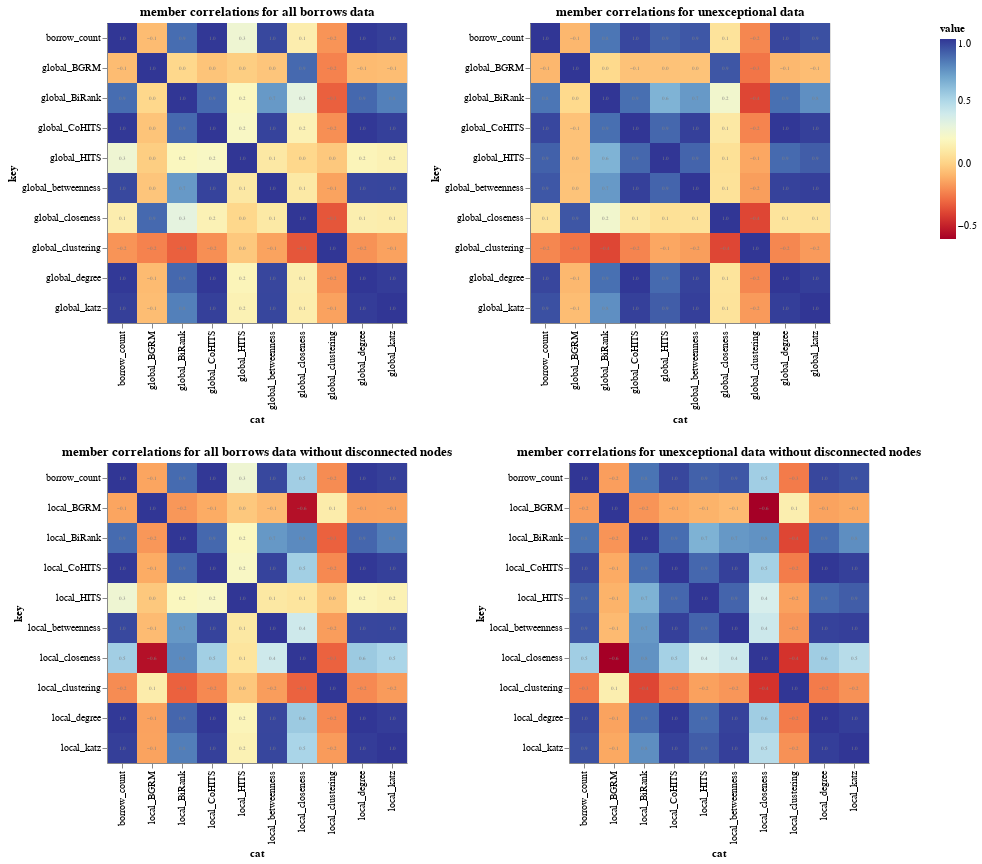

Notebook code for this chart:
### Code cell
global_members_borrows = all_borrows_members[all_borrows_members.columns[~all_borrows_members.columns.isin(local_cols)]]
unexceptional_global_members_borrows = unexceptional_borrows_members[
    unexceptional_borrows_members.columns[~unexceptional_borrows_members.columns.isin(local_cols)]]
all_borrows_corr_members_chart = generate_corr_chart(
    global_members_borrows, 'member correlations for all borrows data')
unexceptional_corr_members_chart = generate_corr_chart(
    unexceptional_global_members_borrows, 'member correlations for unexceptional data')

local_members_borrows = all_borrows_members[(
    all_borrows_members.columns[~all_borrows_members.columns.isin(global_cols)])]
unexceptional_local_members_borrows = unexceptional_borrows_members[(
    unexceptional_borrows_members.columns[~unexceptional_borrows_members.columns.isin(global_cols)])]
all_borrows_corr_members_chart_subset = generate_corr_chart(
    local_members_borrows[(local_members_borrows.component == 0)], 'member correlations for all borrows data without disconnected nodes')
unexceptional_corr_members_chart_subset = generate_corr_chart(
    unexceptional_local_members_borrows[(unexceptional_local_members_borrows.component == 0)], 'member correlations for unexceptional data without disconnected nodes')

alt.vconcat(
    alt.hconcat(*[all_borrows_corr_members_chart, unexceptional_corr_members_chart]),
    alt.hconcat(*[all_borrows_corr_members_chart_subset, unexceptional_corr_members_chart_subset])
)

### Figure 1 — Vega-Lite specification as saved in the notebook (floating-point values rounded to 4 significant figures)
{"config": {"view": {"continuousWidth": 400, "continuousHeight": 300}}, "vconcat": [{"hconcat": [{"layer": [{"mark": "rect", "encoding": {"color": {"type": "quantitative", "field": "value", "scale": {"scheme": "redyellowblue"}}, "x": {"type": "nominal", "field": "cat"}, "y": {"type": "nominal", "field": "key"}}, "height": 300, "title": "member correlations for all borrows data", "transform": [{"fold": ["global_degree", "global_clustering", "global_closeness", "global_betweenness", "global_katz", "global_HITS", "global_CoHITS", "global_BiRank", "global_BGRM", "borrow_count"]}], "width": 300}, {"mark": {"type": "text", "color": "grey", "size": 5}, "encoding": {"text": {"type": "quantitative", "field": "value", "format": "0.1f"}, "x": {"type": "nominal", "field": "cat"}, "y": {"type": "nominal", "field": "key"}}, "height": 300, "title": "member correlations for all borrows data", "transform": [{"fold": ["global_degree", "global_clustering", "global_closeness", "global_betweenness", "global_katz", "global_HITS", "global_CoHITS", "global_BiRank", "global_BGRM", "borrow_count"]}], "width": 300}], "data": {"name": "data-b8d1ba7054c8ff7631186181615daac8"}}, {"layer": [{"mark": "rect", "encoding": {"color": {"type": "quantitative", "field": "value", "scale": {"scheme": "redyellowblue"}}, "x": {"type": "nominal", "field": "cat"}, "y": {"type": "nominal", "field": "key"}}, "height": 300, "title": "member correlations for unexceptional data", "transform": [{"fold": ["global_degree", "global_clustering", "global_closeness", "global_betweenness", "global_katz", "global_HITS", "global_CoHITS", "global_BiRank", "global_BGRM", "borrow_count"]}], "width": 300}, {"mark": {"type": "text", "color": "grey", "size": 5}, "encoding": {"text": {"type": "quantitative", "field": "value", "format": "0.1f"}, "x": {"type": "nominal", "field": "cat"}, "y": {"type": "nominal", "field": "key"}}, "height": 300, "title": "member correlations for unexceptional data", "transform": [{"fold": ["global_degree", "global_clustering", "global_closeness", "global_betweenness", "global_katz", "global_HITS", "global_CoHITS", "global_BiRank", "global_BGRM", "borrow_count"]}], "width": 300}], "data": {"name": "data-140f8694e381b82c4ac507a57650addf"}}]}, {"hconcat": [{"layer": [{"mark": "rect", "encoding": {"color": {"type": "quantitative", "field": "value", "scale": {"scheme": "redyellowblue"}}, "x": {"type": "nominal", "field": "cat"}, "y": {"type": "nominal", "field": "key"}}, "height": 300, "title": "member correlations for all borrows data without disconnected nodes", "transform": [{"fold": ["local_degree", "local_clustering", "local_closeness", "local_betweenness", "local_katz", "local_HITS", "local_CoHITS", "local_BiRank", "local_BGRM", "borrow_count"]}], "width": 300}, {"mark": {"type": "text", "color": "grey", "size": 5}, "encoding": {"text": {"type": "quantitative", "field": "value", "format": "0.1f"}, "x": {"type": "nominal", "field": "cat"}, "y": {"type": "nominal", "field": "key"}}, "height": 300, "title": "member correlations for all borrows data without disconnected nodes", "transform": [{"fold": ["local_degree", "local_clustering", "local_closeness", "local_betweenness", "local_katz", "local_HITS", "local_CoHITS", "local_BiRank", "local_BGRM", "borrow_count"]}], "width": 300}], "data": {"name": "data-6e1a92c06bdb78705737701349e75b59"}}, {"layer": [{"mark": "rect", "encoding": {"color": {"type": "quantitative", "field": "value", "scale": {"scheme": "redyellowblue"}}, "x": {"type": "nominal", "field": "cat"}, "y": {"type": "nominal", "field": "key"}}, "height": 300, "title": "member correlations for unexceptional data without disconnected nodes", "transform": [{"fold": ["local_degree", "local_clustering", "local_closeness", "local_betweenness", "local_katz", "local_HITS", "local_CoHITS", "local_BiRank", "local_BGRM", "borrow_count"]}], "width": 300}, {"mark": {"type": "text", "color": "grey", "size": 5}, "encoding": {"text": {"type": "quantitative", "field": "value", "format": "0.1f"}, "x": {"type": "nominal", "field": "cat"}, "y": {"type": "nominal", "field": "key"}}, "height": 300, "title": "member correlations for unexceptional data without disconnected nodes", "transform": [{"fold": ["local_degree", "local_clustering", "local_closeness", "local_betweenness", "local_katz", "local_HITS", "local_CoHITS", "local_BiRank", "local_BGRM", "borrow_count"]}], "width": 300}], "data": {"name": "data-b2dd783681ef9b9385f2bb793901a6fb"}}]}], "$schema": "https://vega.github.io/schema/vega-lite/v4.8.1.json", "datasets": {"data-b8d1ba7054c8ff7631186181615daac8": [{"global_degree": 1.0, "global_clustering": -0.19, "global_closeness": 0.1382, "global_betweenness": 0.9575, "global_katz": 0.9832, "global_HITS": 0.1715, "global_CoHITS": 0.9956, "global_BiRank": 0.8695, "global_BGRM": -0.07462, "borrow_count": 0.9914, "cat": "global_degree"}, {"global_degree": -0.19, "global_clustering": 1.0, "global_closeness": -0.3481, "global_betweenness": -0.147, "global_katz": -0.1481, "global_HITS": -0.0307, "global_CoHITS": -0.1989, "global_BiRank": -0.3204, "global_BGRM": -0.2306, "borrow_count": -0.1843, "cat": "global_clustering"}, {"global_degree": 0.1382, "global_clustering": -0.3481, "global_closeness": 1.0, "global_betweenness": 0.1069, "global_katz": 0.1305, "global_HITS": 0.02132, "global_CoHITS": 0.1578, "global_BiRank": 0.3107, "global_BGRM": 0.8674, "borrow_count": 0.1351, "cat": "global_closeness"}, {"global_degree": 0.9575, "global_clustering": -0.147, "global_closeness": 0.1069, "global_betweenness": 1.0, "global_katz": 0.9583, "global_HITS": 0.1015, "global_CoHITS": 0.9653, "global_BiRank": 0.7313, "global_BGRM": -0.0407, "borrow_count": 0.9535, "cat": "global_betweenness"}, {"global_degree": 0.9832, "global_clustering": -0.1481, "global_closeness": 0.1305, "global_betweenness": 0.9583, "global_katz": 1.0, "global_HITS": 0.1565, "global_CoHITS": 0.9749, "global_BiRank": 0.8056, "global_BGRM": -0.06711, "borrow_count": 0.9771, "cat": "global_katz"}, {"global_degree": 0.1715, "global_clustering": -0.0307, "global_closeness": 0.02132, "global_betweenness": 0.1015, "global_katz": 0.1565, "global_HITS": 1.0, "global_CoHITS": 0.2097, "global_BiRank": 0.191, "global_BGRM": -0.01197, "borrow_count": 0.2617, "cat": "global_HITS"}, {"global_degree": 0.9956, "global_clustering": -0.1989, "global_closeness": 0.1578, "global_betweenness": 0.9653, "global_katz": 0.9749, "global_HITS": 0.2097, "global_CoHITS": 1.0, "global_BiRank": 0.8674, "global_BGRM": -0.04545, "borrow_count": 0.9944, "cat": "global_CoHITS"}, {"global_degree": 0.8695, "global_clustering": -0.3204, "global_closeness": 0.3107, "global_betweenness": 0.7313, "global_katz": 0.8056, "global_HITS": 0.191, "global_CoHITS": 0.8674, "global_BiRank": 1.0, "global_BGRM": 0.02207, "borrow_count": 0.8573, "cat": "global_BiRank"}, {"global_degree": -0.07462, "global_clustering": -0.2306, "global_closeness": 0.8674, "global_betweenness": -0.0407, "global_katz": -0.06711, "global_HITS": -0.01197, "global_CoHITS": -0.04545, "global_BiRank": 0.02207, "global_BGRM": 1.0, "borrow_count": -0.07098, "cat": "global_BGRM"}, {"global_degree": 0.9914, "global_clustering": -0.1843, "global_closeness": 0.1351, "global_betweenness": 0.9535, "global_katz": 0.9771, "global_HITS": 0.2617, "global_CoHITS": 0.9944, "global_BiRank": 0.8573, "global_BGRM": -0.07098, "borrow_count": 1.0, "cat": "borrow_count"}], "data-140f8694e381b82c4ac507a57650addf": [{"global_degree": 1.0, "global_clustering": -0.2185, "global_closeness": 0.07665, "global_betweenness": 0.9687, "global_katz": 0.9784, "global_HITS": 0.8653, "global_CoHITS": 0.9972, "global_BiRank": 0.8505, "global_BGRM": -0.08391, "borrow_count": 0.9575, "cat": "global_degree"}, {"global_degree": -0.2185, "global_clustering": 1.0, "global_closeness": -0.3891, "global_betweenness": -0.1597, "global_katz": -0.1685, "global_HITS": -0.1346, "global_CoHITS": -0.2263, "global_BiRank": -0.3889, "global_BGRM": -0.2641, "borrow_count": -0.2193, "cat": "global_clustering"}, {"global_degree": 0.07665, "global_clustering": -0.3891, "global_closeness": 1.0, "global_betweenness": 0.06707, "global_katz": 0.07325, "global_HITS": 0.05972, "global_CoHITS": 0.1026, "global_BiRank": 0.2442, "global_BGRM": 0.9178, "borrow_count": 0.07384, "cat": "global_closeness"}, {"global_degree": 0.9687, "global_clustering": -0.1597, "global_closeness": 0.06707, "global_betweenness": 1.0, "global_katz": 0.9767, "global_HITS": 0.881, "global_CoHITS": 0.9749, "global_BiRank": 0.7312, "global_BGRM": -0.04762, "borrow_count": 0.9141, "cat": "global_betweenness"}, {"global_degree": 0.9784, "global_clustering": -0.1685, "global_closeness": 0.07325, "global_betweenness": 0.9767, "global_katz": 1.0, "global_HITS": 0.8994, "global_CoHITS": 0.9733, "global_BiRank": 0.7599, "global_BGRM": -0.06738, "borrow_count": 0.933, "cat": "global_katz"}, {"global_degree": 0.8653, "global_clustering": -0.1346, "global_closeness": 0.05972, "global_betweenness": 0.881, "global_katz": 0.8994, "global_HITS": 1.0, "global_CoHITS": 0.8733, "global_BiRank": 0.6485, "global_BGRM": -0.04975, "borrow_count": 0.8888, "cat": "global_HITS"}, {"global_degree": 0.9972, "global_clustering": -0.2263, "global_closeness": 0.1026, "global_betweenness": 0.9749, "global_katz": 0.9733, "global_HITS": 0.8733, "global_CoHITS": 1.0, "global_BiRank": 0.8538, "global_BGRM": -0.05136, "borrow_count": 0.9559, "cat": "global_CoHITS"}, {"global_degree": 0.8505, "global_clustering": -0.3889, "global_closeness": 0.2442, "global_betweenness": 0.7312, "global_katz": 0.7599, "global_HITS": 0.6485, "global_CoHITS": 0.8538, "global_BiRank": 1.0, "global_BGRM": 0.02715, "borrow_count": 0.8338, "cat": "global_BiRank"}, {"global_degree": -0.08391, "global_clustering": -0.2641, "global_closeness": 0.9178, "global_betweenness": -0.04762, "global_katz": -0.06738, "global_HITS": -0.04975, "global_CoHITS": -0.05136, "global_BiRank": 0.02715, "global_BGRM": 1.0, "borrow_count": -0.08774, "cat": "global_BGRM"}, {"global_degree": 0.9575, "global_clustering": -0.2193, "global_closeness": 0.07384, "global_betweenness": 0.9141, "global_katz": 0.933, "global_HITS": 0.8888, "global_CoHITS": 0.9559, "global_BiRank": 0.8338, "global_BGRM": -0.08774, "borrow_count": 1.0, "cat": "borrow_count"}], "data-6e1a92c06bdb78705737701349e75b59": [{"local_degree": 1.0, "local_clustering": -0.2122, "local_closeness": 0.5646, "local_betweenness": 0.9577, "local_katz": 0.9832, "local_HITS": 0.1714, "local_CoHITS": 0.996, "local_BiRank": 0.8749, "local_BGRM": -0.1477, "borrow_count": 0.9914, "cat": "local_degree"}, {"local_degree": -0.2122, "local_clustering": 1.0, "local_closeness": -0.314, "local_betweenness": -0.1609, "local_katz": -0.1666, "local_HITS": -0.03386, "local_CoHITS": -0.2137, "local_BiRank": -0.3182, "local_BGRM": 0.1251, "borrow_count": -0.2054, "cat": "local_clustering"}, {"local_degree": 0.5646, "local_clustering": -0.314, "local_closeness": 1.0, "local_betweenness": 0.405, "local_katz": 0.5208, "local_HITS": 0.08427, "local_CoHITS": 0.5462, "local_BiRank": 0.7762, "local_BGRM": -0.5527, "borrow_count": 0.5468, "cat": "local_closeness"}, {"local_degree": 0.9577, "local_clustering": -0.1609, "local_closeness": 0.405, "local_betweenness": 1.0, "local_katz": 0.9584, "local_HITS": 0.1013, "local_CoHITS": 0.9653, "local_BiRank": 0.7342, "local_BGRM": -0.07229, "borrow_count": 0.9537, "cat": "local_betweenness"}, {"local_degree": 0.9832, "local_clustering": -0.1666, "local_closeness": 0.5208, "local_betweenness": 0.9584, "local_katz": 1.0, "local_HITS": 0.1563, "local_CoHITS": 0.9751, "local_BiRank": 0.8101, "local_BGRM": -0.1465, "borrow_count": 0.977, "cat": "local_katz"}, {"local_degree": 0.1714, "local_clustering": -0.03386, "local_closeness": 0.08427, "local_betweenness": 0.1013, "local_katz": 0.1563, "local_HITS": 1.0, "local_CoHITS": 0.2096, "local_BiRank": 0.1917, "local_BGRM": -0.03231, "borrow_count": 0.2616, "cat": "local_HITS"}, {"local_degree": 0.996, "local_clustering": -0.2137, "local_closeness": 0.5462, "local_betweenness": 0.9653, "local_katz": 0.9751, "local_HITS": 0.2096, "local_CoHITS": 1.0, "local_BiRank": 0.8704, "local_BGRM": -0.1238, "borrow_count": 0.9947, "cat": "local_CoHITS"}, {"local_degree": 0.8749, "local_clustering": -0.3182, "local_closeness": 0.7762, "local_betweenness": 0.7342, "local_katz": 0.8101, "local_HITS": 0.1917, "local_CoHITS": 0.8704, "local_BiRank": 1.0, "local_BGRM": -0.1768, "borrow_count": 0.8623, "cat": "local_BiRank"}, {"local_degree": -0.1477, "local_clustering": 0.1251, "local_closeness": -0.5527, "local_betweenness": -0.07229, "local_katz": -0.1465, "local_HITS": -0.03231, "local_CoHITS": -0.1238, "local_BiRank": -0.1768, "local_BGRM": 1.0, "borrow_count": -0.1421, "cat": "local_BGRM"}, {"local_degree": 0.9914, "local_clustering": -0.2054, "local_closeness": 0.5468, "local_betweenness": 0.9537, "local_katz": 0.977, "local_HITS": 0.2616, "local_CoHITS": 0.9947, "local_BiRank": 0.8623, "local_BGRM": -0.1421, "borrow_count": 1.0, "cat": "borrow_count"}], "data-b2dd783681ef9b9385f2bb793901a6fb": [{"local_degree": 1.0, "local_clustering": -0.2488, "local_closeness": 0.5509, "local_betweenness": 0.969, "local_katz": 0.9785, "local_HITS": 0.8654, "local_CoHITS": 0.9976, "local_BiRank": 0.857, "local_BGRM": -0.1469, "borrow_count": 0.9573, "cat": "local_degree"}, {"local_degree": -0.2488, "local_clustering": 1.0, "local_closeness": -0.443, "local_betweenness": -0.1787, "local_katz": -0.1917, "local_HITS": -0.1521, "local_CoHITS": -0.2474, "local_BiRank": -0.3902, "local_BGRM": 0.1389, "borrow_count": -0.2504, "cat": "local_clustering"}, {"local_degree": 0.5509, "local_clustering": -0.443, "local_closeness": 1.0, "local_betweenness": 0.4094, "local_katz": 0.4807, "local_HITS": 0.3752, "local_CoHITS": 0.5364, "local_BiRank": 0.752, "local_BGRM": -0.604, "borrow_count": 0.5488, "cat": "local_closeness"}, {"local_degree": 0.969, "local_clustering": -0.1787, "local_closeness": 0.4094, "local_betweenness": 1.0, "local_katz": 0.9767, "local_HITS": 0.8809, "local_CoHITS": 0.9748, "local_BiRank": 0.7347, "local_BGRM": -0.07558, "borrow_count": 0.9143, "cat": "local_betweenness"}, {"local_degree": 0.9785, "local_clustering": -0.1917, "local_closeness": 0.4807, "local_betweenness": 0.9767, "local_katz": 1.0, "local_HITS": 0.8993, "local_CoHITS": 0.9733, "local_BiRank": 0.7646, "local_BGRM": -0.1316, "borrow_count": 0.9329, "cat": "local_katz"}, {"local_degree": 0.8654, "local_clustering": -0.1521, "local_closeness": 0.3752, "local_betweenness": 0.8809, "local_katz": 0.8993, "local_HITS": 1.0, "local_CoHITS": 0.8731, "local_BiRank": 0.6518, "local_BGRM": -0.1002, "borrow_count": 0.8889, "cat": "local_HITS"}, {"local_degree": 0.9976, "local_clustering": -0.2474, "local_closeness": 0.5364, "local_betweenness": 0.9748, "local_katz": 0.9733, "local_HITS": 0.8731, "local_CoHITS": 1.0, "local_BiRank": 0.8575, "local_BGRM": -0.1247, "borrow_count": 0.9563, "cat": "local_CoHITS"}, {"local_degree": 0.857, "local_clustering": -0.3902, "local_closeness": 0.752, "local_betweenness": 0.7347, "local_katz": 0.7646, "local_HITS": 0.6518, "local_CoHITS": 0.8575, "local_BiRank": 1.0, "local_BGRM": -0.1845, "borrow_count": 0.8405, "cat": "local_BiRank"}, {"local_degree": -0.1469, "local_clustering": 0.1389, "local_closeness": -0.604, "local_betweenness": -0.07558, "local_katz": -0.1316, "local_HITS": -0.1002, "local_CoHITS": -0.1247, "local_BiRank": -0.1845, "local_BGRM": 1.0, "borrow_count": -0.1589, "cat": "local_BGRM"}, {"local_degree": 0.9573, "local_clustering": -0.2504, "local_closeness": 0.5488, "local_betweenness": 0.9143, "local_katz": 0.9329, "local_HITS": 0.8889, "local_CoHITS": 0.9563, "local_BiRank": 0.8405, "local_BGRM": -0.1589, "borrow_count": 1.0, "cat": "borrow_count"}]}}
